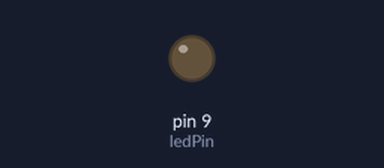
A sketch run on a simulated Arduino Uno, built with avr-gcc and run on an emulated ATmega328P. On the bench: output pins drawn as LEDs (lit = HIGH).

Above: at 1.3 s.
At 9.5 s:
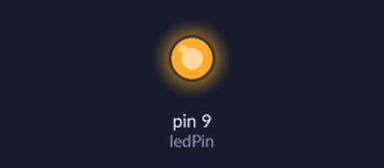
Timing chart, 0 to 9.9 s (numbered marks = the images above):
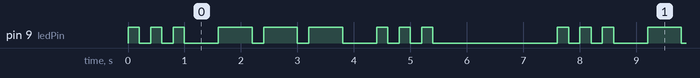

The sketch:

03_blinkSOS.ino
```cpp
// This sketch blinks an LED attached to pin 9 in the "SOS" pattern (make sure to use a current limiting resistor!)
// Nicholas Schwankl - 9/7/2020

#define ledPin    9                 // Set pin 9 as the LED pin
#define dotLen    200               // Set the length of a "dot" to 200ms
#define dashLen   dotLen*3          // Calculate the length of a "dash" to be 3 times that of a dot
#define gapLen    dotLen*2          // Calculate the length of a gap to be the same as a "dash" (minus the dot gap that comes before)

void setup() {

  pinMode(ledPin, OUTPUT);          // Set the LED pin as an output

}

void loop() {

  // S
  for(int i=0; i<3; i++){           // Create a number "i" and repeat the following until "i" is not less than 3, adding 1 to "i" each repetition
    digitalWrite(ledPin, HIGH);     // Turn on the LED
    delay(dotLen);                  // Wait a dot's worth of time
    digitalWrite(ledPin, LOW);      // Turn off the LED
    delay(dotLen);                  // Wait a dot's worth of time
  }
  delay(gapLen);                    // Wait 2 more dot's worth of time so the gap appears as long as a dash

  // O
  for(int i=0; i<3; i++){           // Repeat the same as above but with dashes instead of dot length on periods
    digitalWrite(ledPin, HIGH);
    delay(dashLen);
    digitalWrite(ledPin, LOW);
    delay(dotLen);
  }
  delay(gapLen);

  // S
  for(int i=0; i<3; i++){           // Do the same thing as the first S, but this time wait 2 seconds at the end to make it clear the word is done
    digitalWrite(ledPin, HIGH);
    delay(dotLen);
    digitalWrite(ledPin, LOW);
    delay(dotLen);
  }
  delay(2000);

}
```

Measured:
- by itself, pin 9 (ledPin): repeats every 7.6 s: 2 × (LOW 0.20 s, HIGH 0.20 s), LOW 0.60 s, 2 × (HIGH 0.60 s, LOW 0.20 s), HIGH 0.60 s, LOW 0.60 s, 2 × (HIGH 0.20 s, LOW 0.20 s), HIGH 0.20 s, LOW 2.2 s, HIGH 0.20 s
- by itself, everything shown: repeats every 7.6 s, in 18 steps
